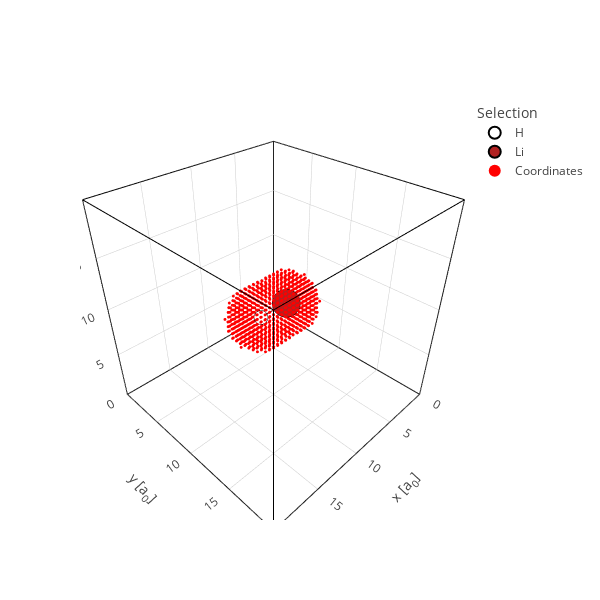

Here is the notebook cell this chart was saved with:
### Code cell
# One can also define more than one center
# This will create multiple domains and merge them, here shown with the atom positions as centers
mask = domain_sphere(atoms, 3, atoms.pos)
view_atoms(atoms, atoms.r[mask])

### Figure 1 — Plotly figure (JSON) as saved in the notebook; plotly's stock layout.template omitted (floating-point values rounded to 4 significant figures; data arrays with more than 128 entries replaced by an {"elided": "..."} marker saying what was removed)
{"data": [{"marker": {"color": "black", "size": 0.1}, "name": "Unit cell", "showlegend": false, "type": "scatter3d", "x": [0.0, 0.0], "y": [0.0, 0.0], "z": [0.0, 20.0]}, {"marker": {"color": "black", "size": 0.1}, "name": "Unit cell", "showlegend": false, "type": "scatter3d", "x": [0.0, 0.0], "y": [0.0, 20.0], "z": [0.0, 0.0]}, {"marker": {"color": "black", "size": 0.1}, "name": "Unit cell", "showlegend": false, "type": "scatter3d", "x": [0.0, 20.0], "y": [0.0, 0.0], "z": [0.0, 0.0]}, {"marker": {"color": "black", "size": 0.1}, "name": "Unit cell", "showlegend": false, "type": "scatter3d", "x": [0.0, 0.0], "y": [0.0, 20.0], "z": [20.0, 20.0]}, {"marker": {"color": "black", "size": 0.1}, "name": "Unit cell", "showlegend": false, "type": "scatter3d", "x": [0.0, 20.0], "y": [0.0, 0.0], "z": [20.0, 20.0]}, {"marker": {"color": "black", "size": 0.1}, "name": "Unit cell", "showlegend": false, "type": "scatter3d", "x": [0.0, 0.0], "y": [20.0, 20.0], "z": [0.0, 20.0]}, {"marker": {"color": "black", "size": 0.1}, "name": "Unit cell", "showlegend": false, "type": "scatter3d", "x": [0.0, 20.0], "y": [20.0, 20.0], "z": [0.0, 0.0]}, {"marker": {"color": "black", "size": 0.1}, "name": "Unit cell", "showlegend": false, "type": "scatter3d", "x": [0.0, 20.0], "y": [20.0, 20.0], "z": [20.0, 20.0]}, {"marker": {"color": "black", "size": 0.1}, "name": "Unit cell", "showlegend": false, "type": "scatter3d", "x": [20.0, 20.0], "y": [0.0, 0.0], "z": [0.0, 20.0]}, {"marker": {"color": "black", "size": 0.1}, "name": "Unit cell", "showlegend": false, "type": "scatter3d", "x": [20.0, 20.0], "y": [0.0, 20.0], "z": [0.0, 0.0]}, {"marker": {"color": "black", "size": 0.1}, "name": "Unit cell", "showlegend": false, "type": "scatter3d", "x": [20.0, 20.0], "y": [0.0, 20.0], "z": [20.0, 20.0]}, {"marker": {"color": "black", "size": 0.1}, "name": "Unit cell", "showlegend": false, "type": "scatter3d", "x": [20.0, 20.0], "y": [20.0, 20.0], "z": [0.0, 20.0]}, {"marker": {"color": "#ffffff", "line": {"color": "black", "width": 2}, "size": 4.809}, "mode": "markers", "name": "H", "type": "scatter3d", "x": [11.51], "y": [10.0], "z": [10.0]}, {"marker": {"color": "#b12121", "line": {"color": "black", "width": 2}, "size": 9.772}, "mode": "markers", "name": "Li", "type": "scatter3d", "x": [8.493], "y": [10.0], "z": [10.0]}, {"marker": {"color": "red", "size": 1}, "mode": "markers", "name": "Coordinates", "type": "scatter3d", "x": {"elided": "1739 float values"}, "y": {"elided": "1739 float values"}, "z": {"elided": "1739 float values"}}], "layout": {"height": 600, "hoverlabel": {"bgcolor": "black"}, "legend": {"itemsizing": "constant", "title": {"text": "Selection"}}, "scene": {"aspectmode": "data", "xaxis": {"range": [0, 20], "title": {"text": "x [a<sub>0</sub>]"}}, "yaxis": {"range": [0, 20], "title": {"text": "y [a<sub>0</sub>]"}}, "zaxis": {"range": [0, 20], "title": {"text": "z [a<sub>0</sub>]"}}}, "width": 600}}
